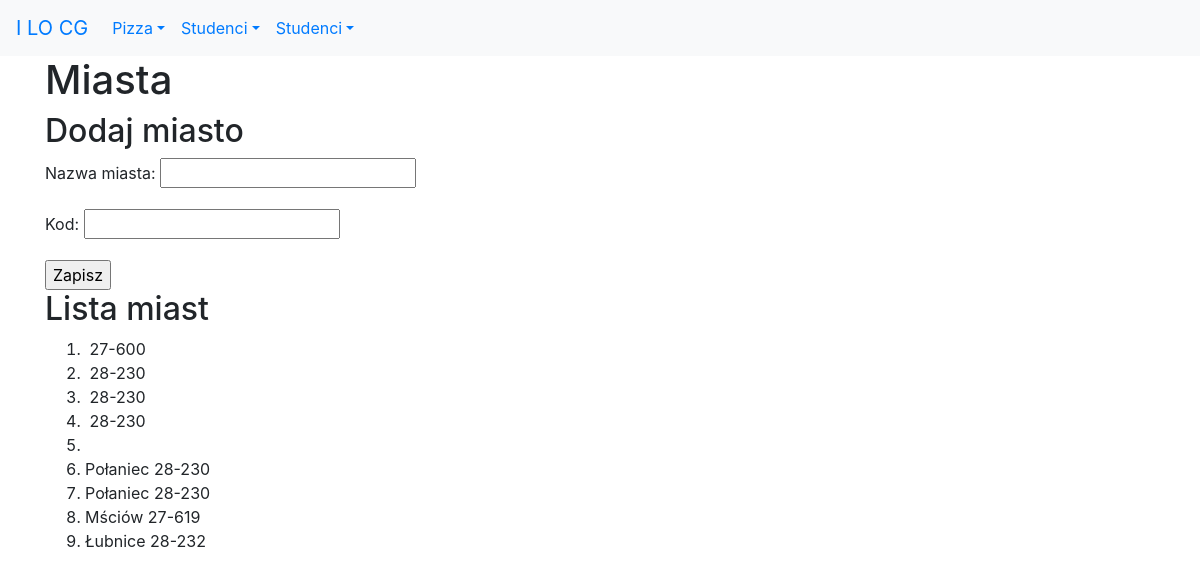
/studenci/miasta/, run on an earlier commit of the app's database.
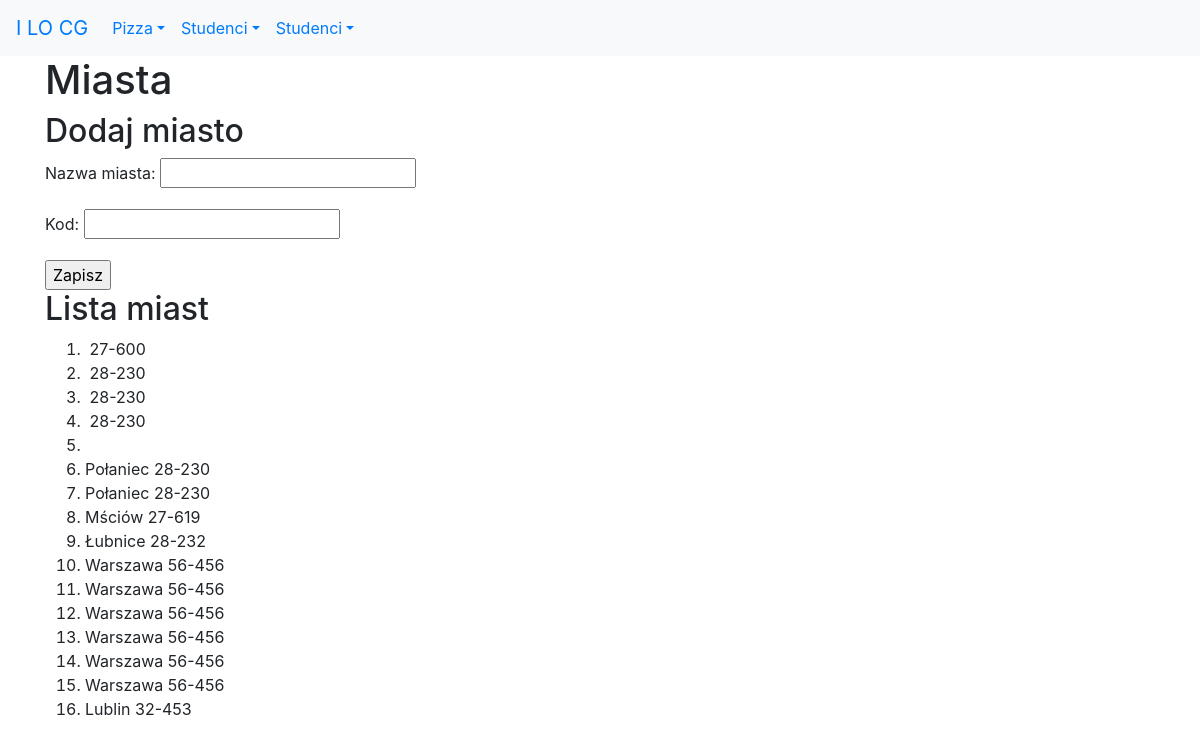
And on a later commit of the database.
### studenci/models.py (models this page shows)
class Miasto(models.Model):
    nazwa = models.CharField(
        verbose_name='miasto',
        max_length=30,
        help_text='Nazwa miasta')
    kod = models.CharField(
        max_length=6,
        help_text='Kod pocztowy')
    class Meta:
        verbose_name_plural = "miasto"

### studenci/views.py (the view)
# urls.py: path('miasta/', views.miasta, name='miasta'),
def miasta(request):
    if request.method == 'POST':
        form = MiastoForm(request.POST)
        if form.is_valid():
            print(form.cleaned_data)
            m = Miasto(nazwa=form.cleaned_data['nazwa'], kod=form.cleaned_data['kod'])
            m.save()
            messages.success(request, "poprawnie dodano dane!")
            return redirect(reverse('studenci:miasta'))
        else:
            messages.error(request, "Niepoprawne dane!")
    else:
        form = MiastoForm
    miasta = Miasto.objects.all()
    kontekst = {'miasta': miasta, 'form': form}
    return render(request, 'studenci/miasta.html', kontekst)

### studenci/templates/studenci/miasta.html (shortened to what this page needs)
{% extends 'szablon.html' %}
{% block naglowek %}Miasta{% endblock naglowek %}
{% block tresc %}
<h2>Dodaj miasto</h2>
    <form action="." method="POST">
        {{ form.as_p }}
        <input type="submit" value="Zapisz">
    </form>
<h2>Lista miast</h2>
<ol>
    {% for miasto in miasta %}
        <li>{{ miasto.nazwa }}&nbsp;{{ miasto.kod }}</li>
    {% endfor %}
</ol>
{% endblock tresc %}

### pizza/templates/szablon.html (shortened to what this page needs)
<!DOCTYPE html>
<html lang="pl">
<head>
    <link rel="stylesheet" href="https://stackpath.bootstrapcdn.com/bootstrap/4.3.1/css/bootstrap.min.css">
</head>
<body>
    <nav class="navbar navbar-expand-sm bg-light">
        <a class="navbar-brand" href="http://lo1.sandomierz.pl">I LO CG</a>
        <div class="collapse navbar-collapse" id="collapsibleNavbar">
            <ul class="navbar-nav">
                <li class="nav-item dropdown">
                    <a href="#" class="nav-link dropdown-toggle" data-toggle="dropdown" role="button">Pizza</a>
                </li>
                <li class="nav-item dropdown">
                    <a href="#" class="nav-link dropdown-toggle" data-toggle="dropdown" role="button">Studenci</a>
                </li>
                <li class="nav-item dropdown">
                    <a href="#" class="nav-link dropdown-toggle" data-toggle="dropdown" role="button">Studenci</a>
                </li>
            </ul>
        </div>
    </nav>
    <div class="container">
        <div class="row">
            <div class="col">
                <h1>{% block naglowek %}Projekt Django{% endblock naglowek %}</h1>
                {% block tresc %}
                {% endblock tresc %}
            </div>
        </div>
    </div>
</body>
</html>

What changed in the data, as far as the page shows it:
added Miasto: nazwa "Warszawa", kod "56-456"
added Miasto: nazwa "Warszawa", kod "56-456"
added Miasto: nazwa "Warszawa", kod "56-456"
added Miasto: nazwa "Warszawa", kod "56-456"
added Miasto: nazwa "Warszawa", kod "56-456"
added Miasto: nazwa "Warszawa", kod "56-456"
added Miasto: nazwa "Lublin", kod "32-453"
